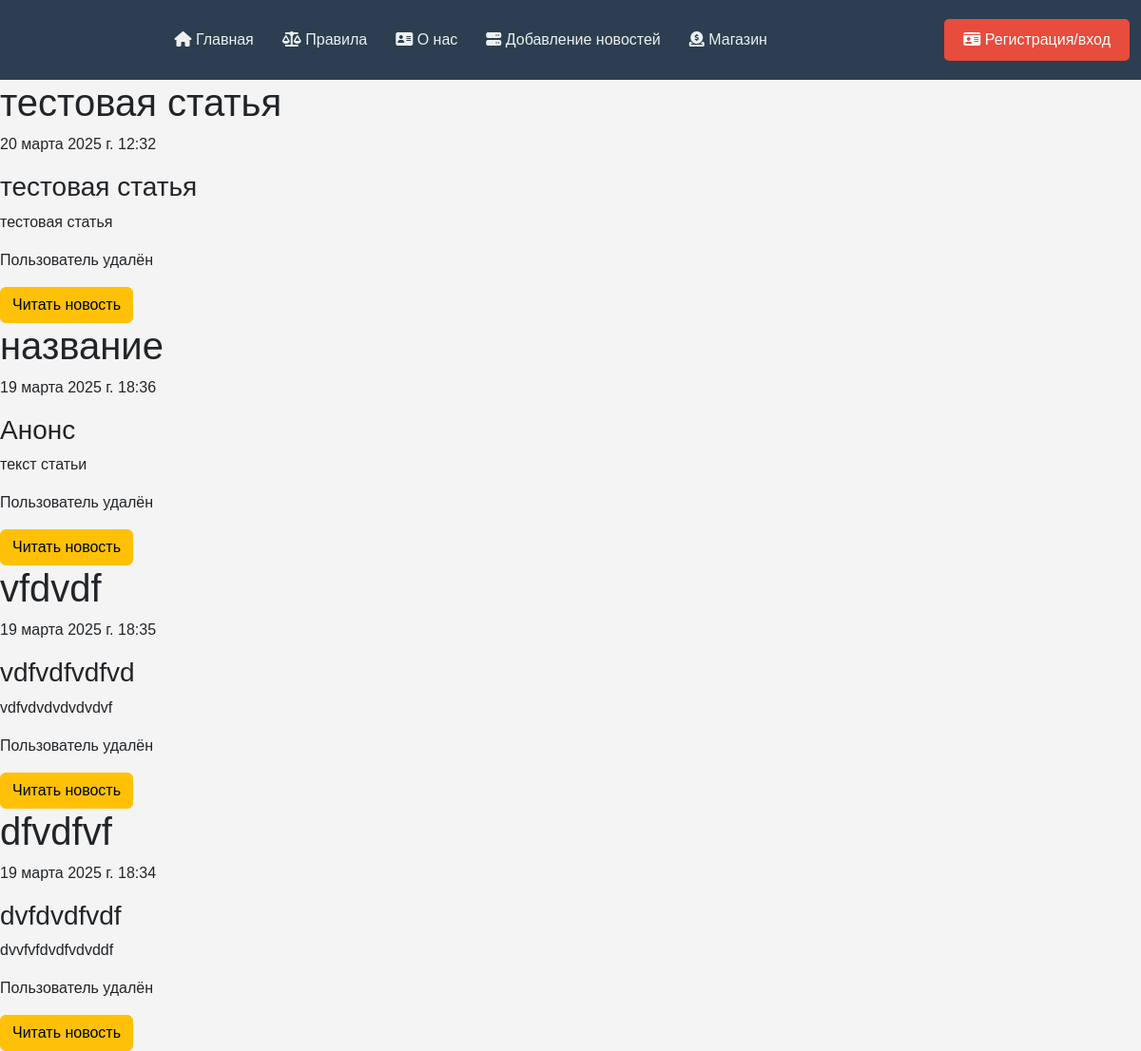
/, run on an earlier commit of the app's database.
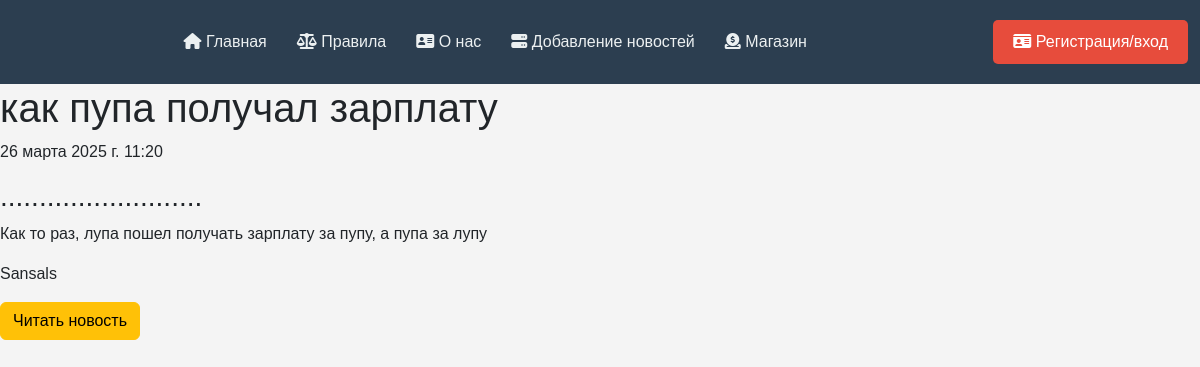
And on a later commit of the database.
### addlist/models.py (models this page shows, shortened)
class Articles(models.Model):
    title = models.CharField('Название', max_length=50)
    anons = models.CharField('Анонс', max_length=250)
    full_text = models.TextField('Статья')
    date = models.DateTimeField(auto_now_add=True)
    username = models.ForeignKey(settings.AUTH_USER_MODEL,
                             on_delete=models.SET_DEFAULT,
                             default=None, null=True, blank=True
                             )
    class Meta:
        verbose_name = 'Новость'
        verbose_name_plural = 'Новости'

### home/views.py (the view)
# urls.py: path('', views.home_view, name="home"),
def home_view(request):
    data = {
        'user_id': get_user_id(request),
        'username': get_username(request),
        'status': get_user_verify_is(request),
        'news': get_all_articles(request)
    }
    return render(request,'home/index.html', data)

### home/services.py (called while the page is built, shortened)
def get_all_articles(request):
    try:
        logger.info(
            f'{datetime.datetime.now()} |INFO| '
            f'Username: {get_username(request)} |'
            f' |home.services|'
            f'User get all objects from addlist.Articles')
        return Articles.objects.order_by('-date')
    except ValueError:
        logger.warning(
            f'{datetime.datetime.now()} |Warning| '
            f'Username: {get_username(request)} |'
            f' |home.services|'
            f'ValueError: User cant get all objects from addlist.Articles')
        pass

### work/global_services.py (called while the page is built)
def get_user_id(request):
    if request.user.is_authenticated:
        return request.user.id
    else:
        return None

def get_username(request):
    if request.user.is_authenticated:
        return request.user.username
    else:
        return 'Нет пользователя'

def get_user_verify_is(request):
    if request.user.is_authenticated:
        try:
            return User_Status.objects.get(username=request.user.id).Isverified
        except ValueError:
            pass
        except Exception:
            pass
    else:
        return None

### home/templates/home/index.html (shortened to what this page needs)
{% extends 'patterns/header.html' %}
{% block addlist %}
  {% for el in news %}
    <div class="allert allert-warning">
      <h1>{{el.title}}</h1>
      <p>{{ el.date }}</p>
      <h3>{{el.anons}}</h3>
      <p>{{ el.full_text }}</p>
      {% if el.username %}
        <p>{{el.username}}</p>
      {% else %}
          <p>Пользователь удалён</p>
      {% endif %}
      <a href="{% url 'news-detail' el.id %}" class="btn btn-warning">Читать новость</a>
    </div>
  {% endfor %}
{% endblock %}

What changed in the data, as far as the page shows it:
removed Articles: title "тестовая статья", date "20 марта 2025 г. 12:32", anons "тестовая статья", full_text "тестовая статья", shows "Пользователь удалён"
removed Articles: title "название", date "19 марта 2025 г. 18:36", anons "Анонс", full_text "текст статьи", shows "Пользователь удалён"
removed Articles: title "vfdvdf", date "19 марта 2025 г. 18:35", anons "vdfvdfvdfvd", full_text "vdfvdvdvdvdvdvf", shows "Пользователь удалён"
removed Articles: title "dfvdfvf", date "19 марта 2025 г. 18:34", anons "dvfdvdfvdf", full_text "dvvfvfdvdfvdvddf", shows "Пользователь удалён"
added Articles: title "как пупа получал зарплату", date "26 марта 2025 г. 11:20", anons "..........................", full_text "Как то раз, лупа пошел получать зарплату за пупу, а пупа за лупу", username "Sansals"
